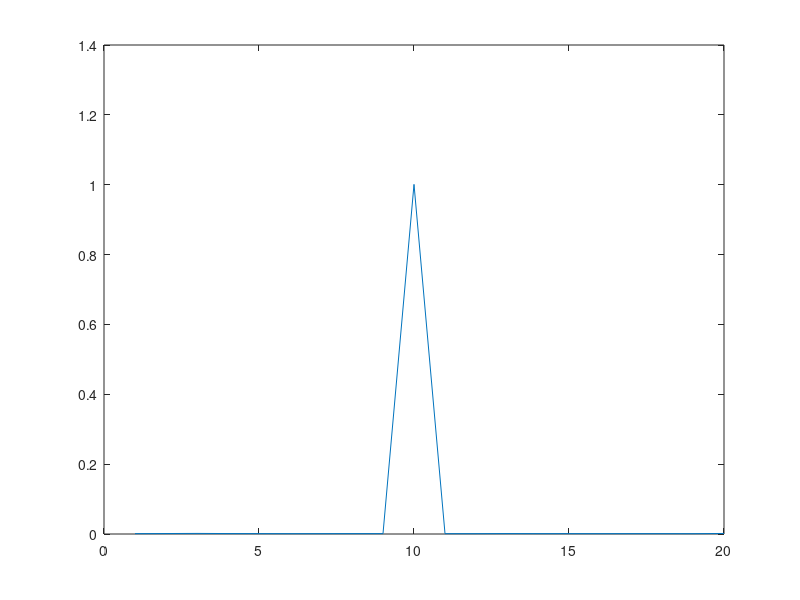
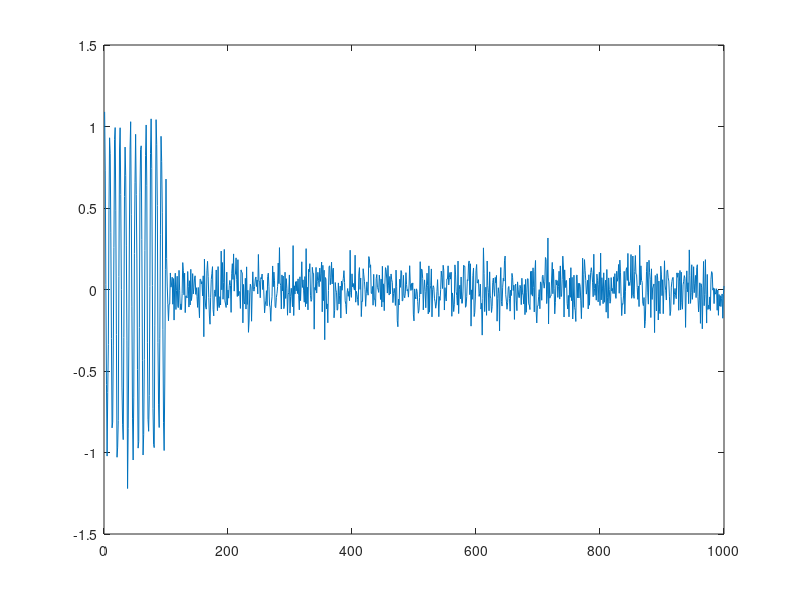

MATLAB code for these plots, in order: (Note: this script raises an error after producing the figures.)
s=exp(1j*0.1*(1:10)*pi).';
for i = 1:20
    a = exp(1j*randn(1,10)*pi).';
    Rx = a*a' + 1/100*eye(10);
    if i == 10
        Rx = s*s' + 1/100*eye(10);
    end
    p(i) = 1/(s'/Rx*s);
end
figure;
plot(abs(p))

%% 时域信号
fs = 100;
T = 1;
tk = (0: T*fs-1) / fs;
f0 = 12;
s = cos( 2 * pi * f0* tk);
x = [s, zeros(1, 9*T*fs)];
x = x + 0.1*randn(size(x));
figure;
plot(x)
lambda = 0.01;
[P,C] = fun_signal_mvdr(x,s,lambda);
figure;
plot(P/max(P))
hold on;
plot(C/max(C))

%%
HTDstr = 'HTD256';
jstr = '1';
load(sprintf("G:/试验数据处理/西太/O1T1低频拖曳/4-原始数据直接脉冲压缩信号/%s/sig300-%s-%s.mat", HTDstr, HTDstr, jstr));
ht_mes = signal_cut;

load(sprintf("G:/试验数据处理/西太/O1T1低频拖曳/1-原始数据截取信号/%s/sig300-%s-%s.mat", HTDstr, HTDstr, jstr));
    % signal_cut = fun_Band
yt_mes = signal_cut - mean(signal_cut);
yt_mes = yt_mes / abs(max(yt_mes));

load("G:\试验数据处理\西太\O1T1低频拖曳\O1T1低频拖曳\sig300.mat");
fs = 32e3;
St_r = resample(St, 1, 2);

[P,C] = fun_signal_mvdr(yt_mes,St_r,lambda);

figure;
plot(P/max(P))
hold on;
plot(C/max(C))
